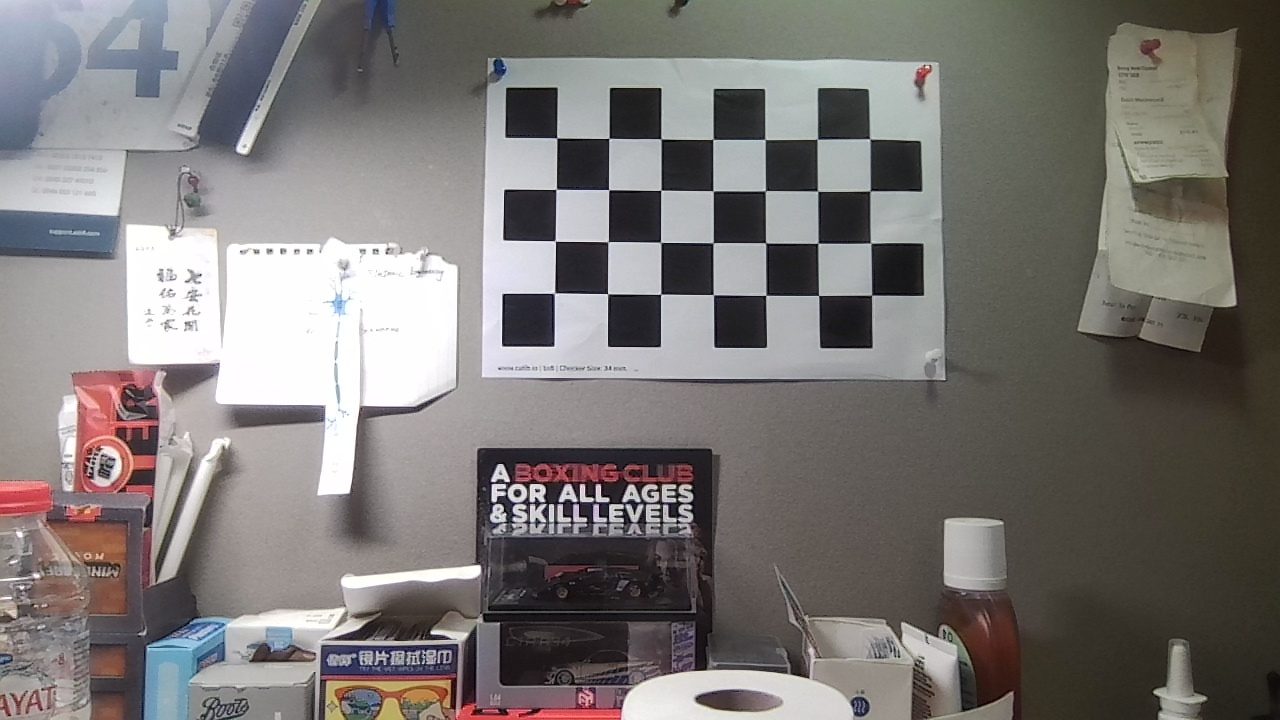
#> input picture calibration_images/calibration_image_00.jpg, 1280 x 720 px, given in place of the camera
$ python minimal_example.py
#> lines starting #> are read from the running program, lines starting #| are printed output that depends on the picture; after the words box and inside, x2 and y2 are one past the last pixel; in counts of white or black regions, pixels touching at a corner belong together
"""
Minimal Color Segmentation Example
The simplest possible implementation - just the core concept!
"""

import cv2
import numpy as np

# [8 lines of commented-out code are left out]
cap = cv2.VideoCapture(0)
ret, frame = cap.read()
#> frame is the input picture: shape (720, 1280, 3); mean B, G, R 116.9, 119, 122.8
############for pi_camera : ###############
# frame = picam2.capture_array()
# ret = True
###########################################

# Convert to HSV and pick a color at position (300, 300)
hsv = cv2.cvtColor(frame, cv2.COLOR_BGR2HSV)
#> hsv: shape (720, 1280, 3); mean H, S, V 61.5, 32.5, 125.9
h, s, v = hsv[300, 300]  # Pick color at this position
#> h = 0; s = 0; v = 254

# Create color range (±10 hue, ±60 saturation/value)
# Use max/min to cap values within valid HSV range
lower = np.array([max(0, int(h)-10), max(0, int(s)-60), max(0, int(v)-60)], dtype=np.uint8)
#> lower = [0, 0, 194]
upper = np.array([min(179, int(h)+10), min(255, int(s)+60), min(255, int(v)+60)], dtype=np.uint8)
#> upper = [10, 60, 255]

print(f"Selected HSV: H={h}, S={s}, V={v}")
#| Selected HSV: H=0, S=0, V=254
print(f"Range: {lower} to {upper}")
#| Range: [  0   0 194] to [ 10  60 255]

# Process video
# cap.set(cv2.CAP_PROP_POS_FRAMES, 0)  # Restart from beginning (Not needed for webcam)

while True:
    ret, frame = cap.read()
    ############for pi_camera : ###############
    # frame = picam2.capture_array()
    # ret = True
    ###########################################
    if not ret:
        break

    # Convert to HSV and create mask
    hsv = cv2.cvtColor(frame, cv2.COLOR_BGR2HSV)
    mask = cv2.inRange(hsv, lower, upper)
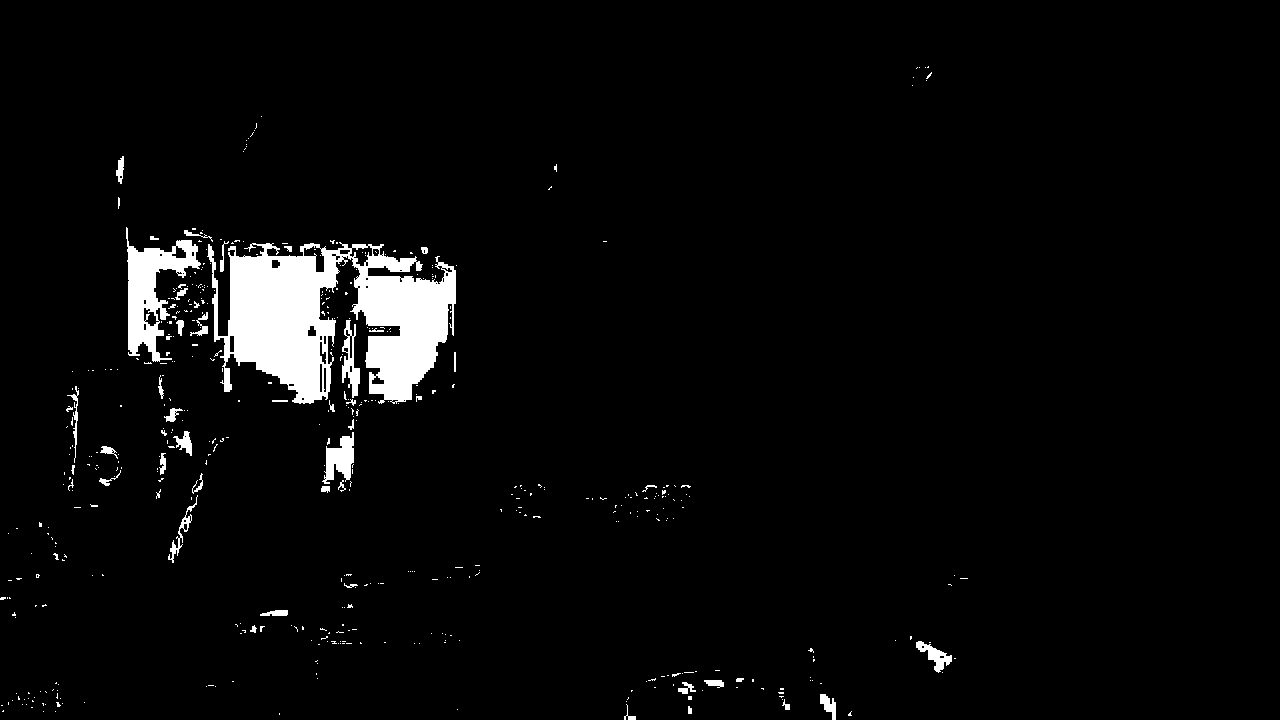
#> mask: shape (720, 1280); 3.7% white; 489 white regions (437 under 20 px), largest, box (x1, y1, x2, y2) and area: (207, 242, 456, 404) 23235, (126, 227, 201, 362) 3994, (322, 432, 354, 484) 936

    # Apply mask (keep color, black out rest)
    result = cv2.bitwise_and(frame, frame, mask=mask)

    # Display side-by-side
    cv2.imshow('Original | Segmented', np.hstack((frame, result)))
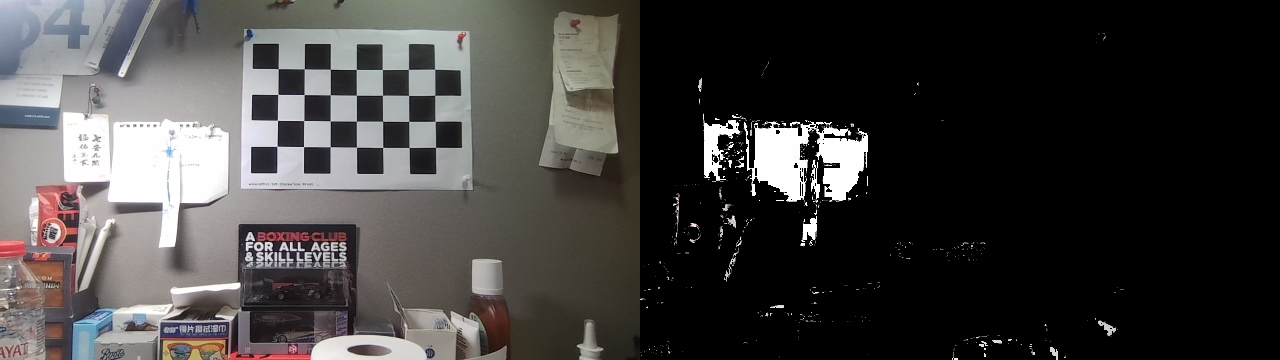
#> window 'Original | Segmented': shape (720, 2560, 3) (shown at 1/2 size); mean B, G, R 63, 64.1, 66

    if cv2.waitKey(30) & 0xFF == ord('q'):
#> (key q is pressed here)
        break

cap.release()
cv2.destroyAllWindows()

$ run again, on calibration_images/calibration_image_01.jpg
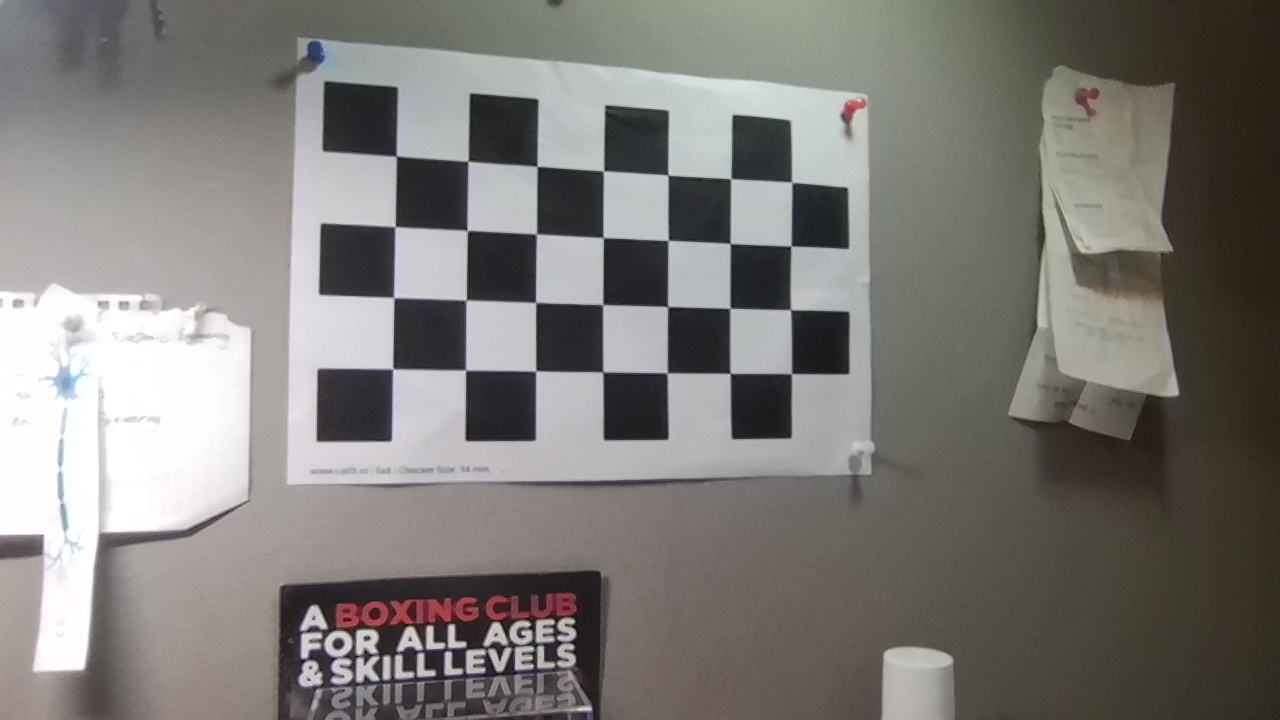
#> input picture calibration_images/calibration_image_01.jpg, 1280 x 720 px, given in place of the camera
#> frame is the input picture: shape (720, 1280, 3); mean B, G, R 119.8, 123.2, 125.9
#> hsv: shape (720, 1280, 3); mean H, S, V 56.3, 27.8, 127.7
#> h = 133; s = 8; v = 227
#> lower = [123, 0, 167]
#> upper = [143, 68, 255]
#| Selected HSV: H=133, S=8, V=227
#| Range: [123   0 167] to [143  68 255]
#> `mask = cv2.inRange(hsv, lower, upper)`:
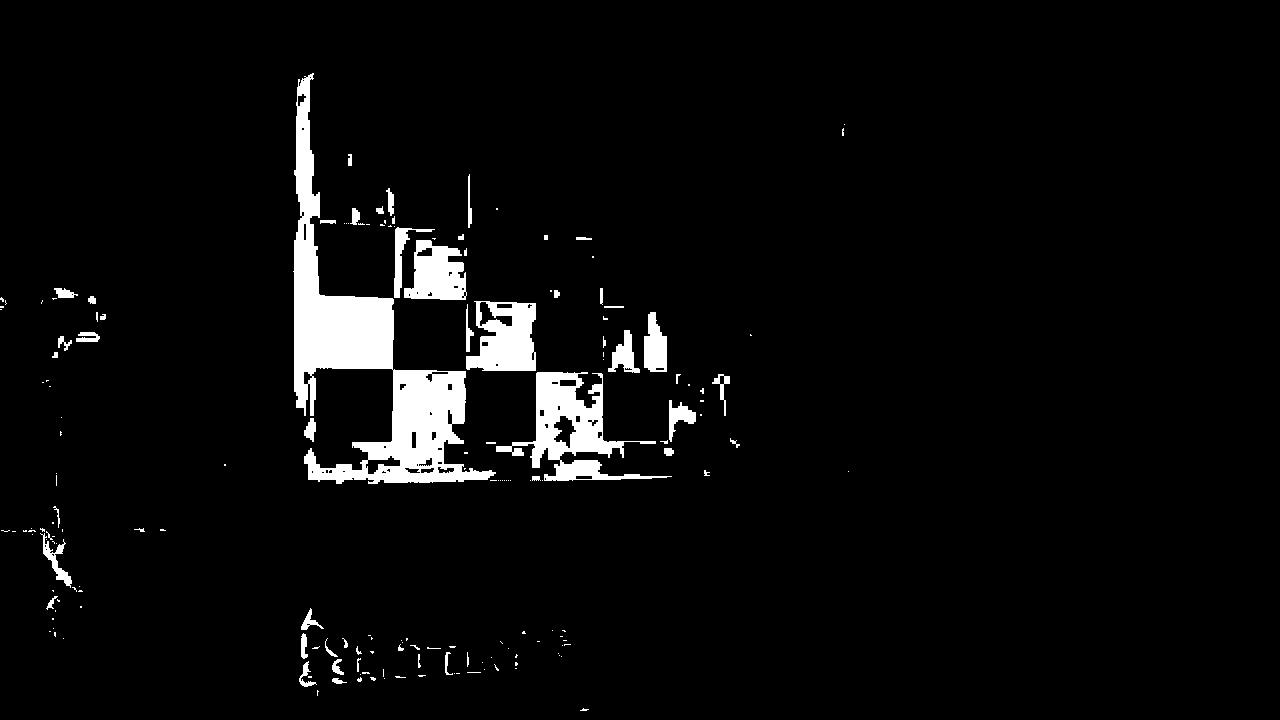
#> mask: shape (720, 1280); 4.3% white; 178 white regions (123 under 20 px), largest, box (x1, y1, x2, y2) and area: (293, 73, 496, 484) 20800, (496, 372, 672, 481) 6159, (466, 301, 536, 371) 3488
#> `cv2.imshow('Original | Segmented', np.hstack((frame, result)))`:
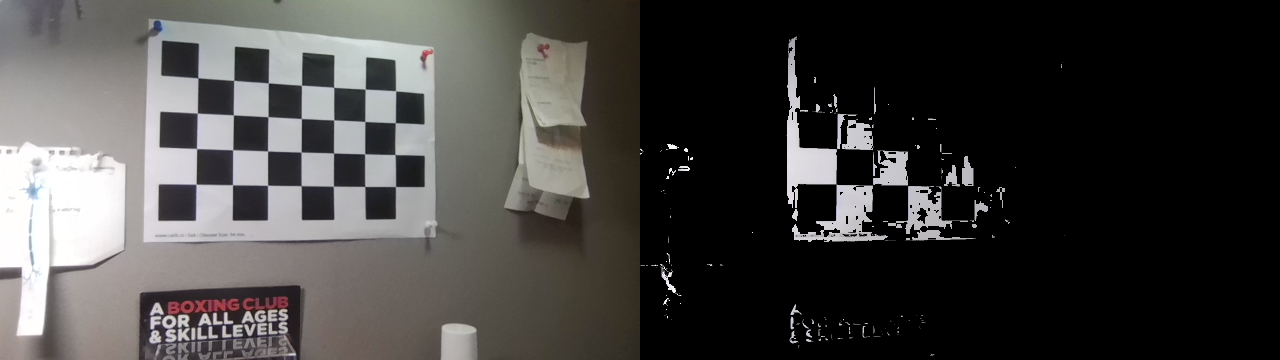
#> window 'Original | Segmented': shape (720, 2560, 3) (shown at 1/2 size); mean B, G, R 64.4, 66, 67.3

$ run again, on calibration_images/calibration_image_02.jpg
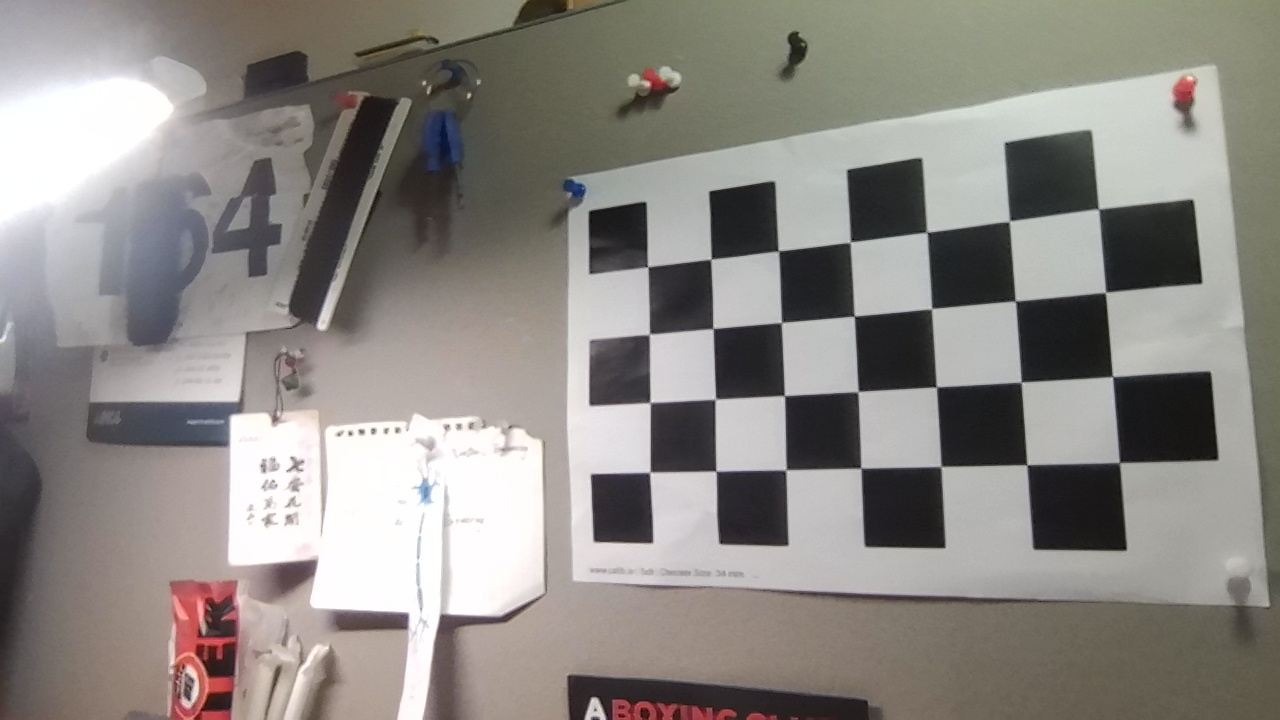
#> input picture calibration_images/calibration_image_02.jpg, 1280 x 720 px, given in place of the camera
#> frame is the input picture: shape (720, 1280, 3); mean B, G, R 132.4, 136.9, 140.8
#> hsv: shape (720, 1280, 3); mean H, S, V 55.7, 24.1, 142.4
#> h = 6; s = 23; v = 56
#> lower = [0, 0, 0]
#> upper = [16, 83, 116]
#| Selected HSV: H=6, S=23, V=56
#| Range: [0 0 0] to [ 16  83 116]
#> `mask = cv2.inRange(hsv, lower, upper)`:
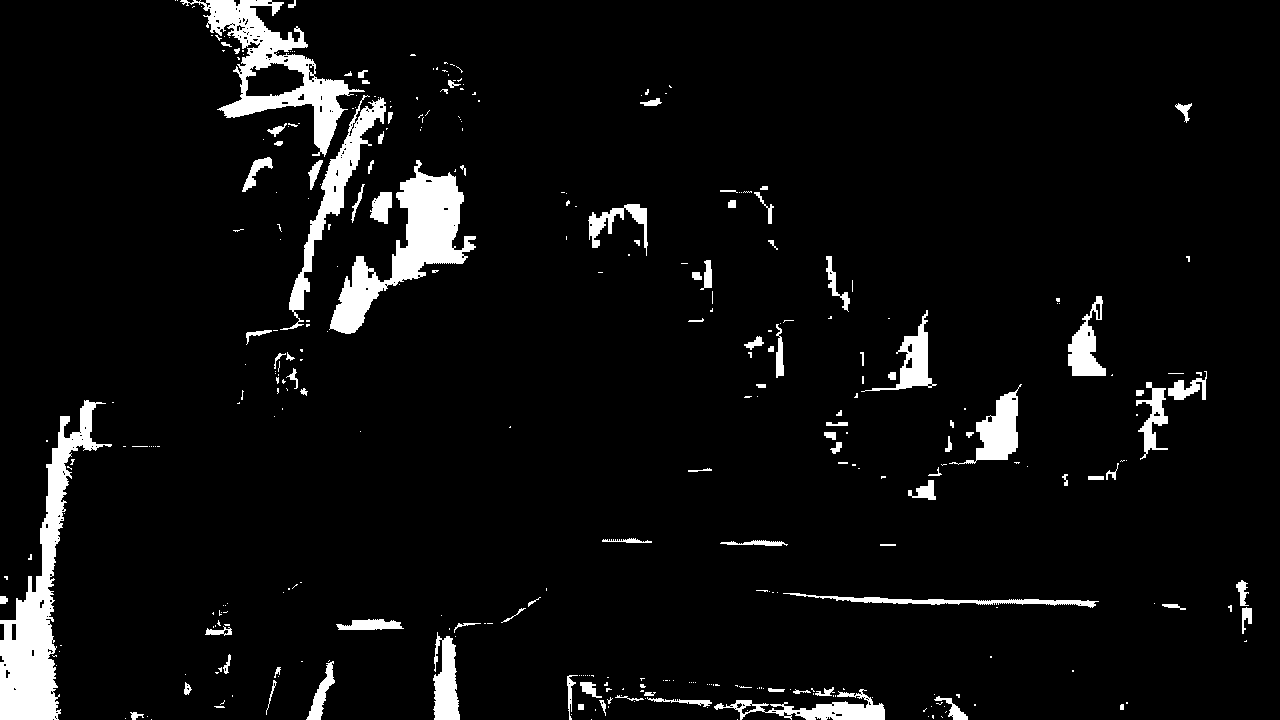
#> mask: shape (720, 1280); 5.5% white; 354 white regions (256 under 20 px), largest, box (x1, y1, x2, y2) and area: (0, 400, 112, 720) 9751, (329, 160, 476, 334) 7929, (180, 0, 365, 157) 7321
#> `cv2.imshow('Original | Segmented', np.hstack((frame, result)))`:
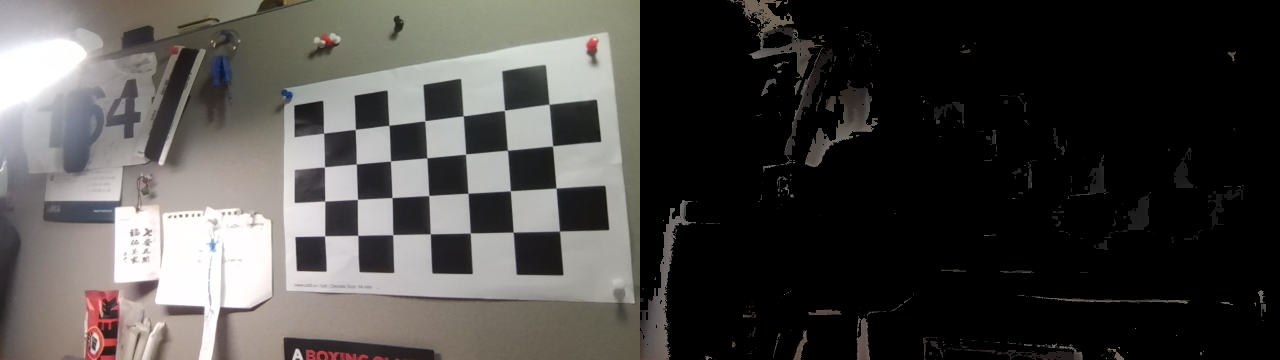
#> window 'Original | Segmented': shape (720, 2560, 3) (shown at 1/2 size); mean B, G, R 68, 70.3, 72.5

$ run again, on calibration_images/calibration_image_03.jpg
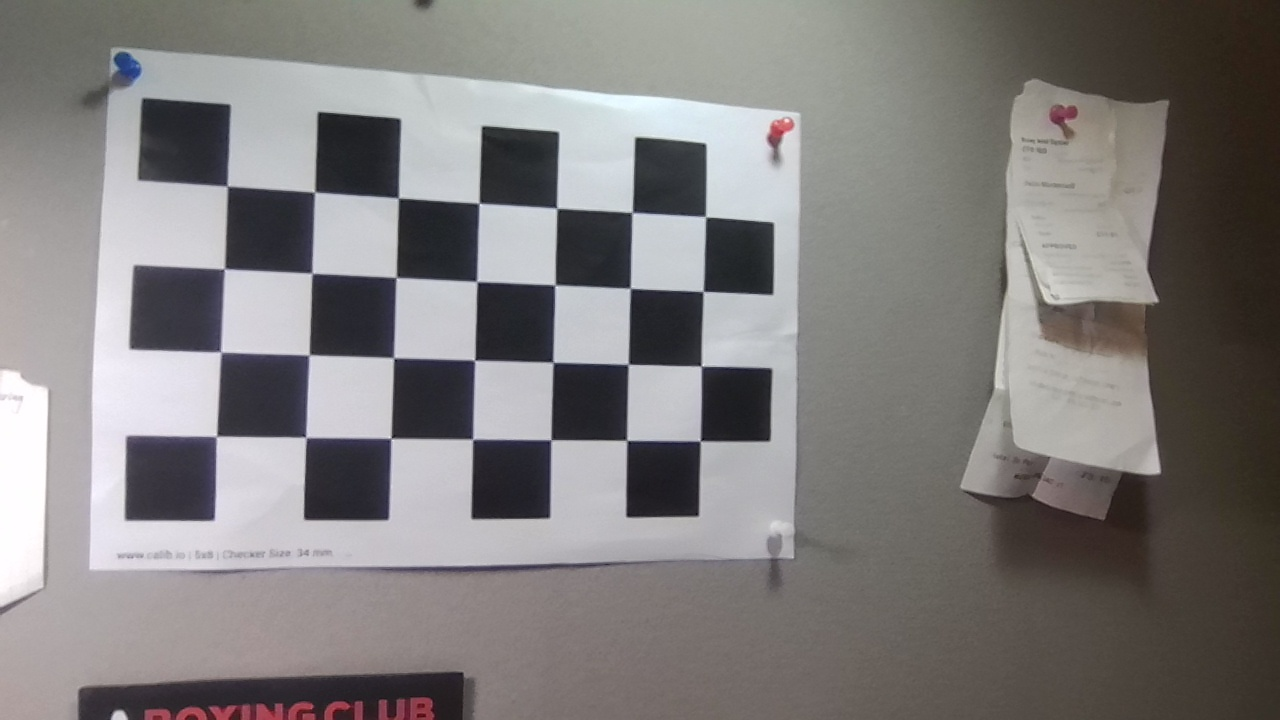
#> input picture calibration_images/calibration_image_03.jpg, 1280 x 720 px, given in place of the camera
#> frame is the input picture: shape (720, 1280, 3); mean B, G, R 124.5, 125.2, 128.2
#> hsv: shape (720, 1280, 3); mean H, S, V 65.9, 27.4, 131.1
#> h = 120; s = 2; v = 208
#> lower = [110, 0, 148]
#> upper = [130, 62, 255]
#| Selected HSV: H=120, S=2, V=208
#| Range: [110   0 148] to [130  62 255]
#> `mask = cv2.inRange(hsv, lower, upper)`:
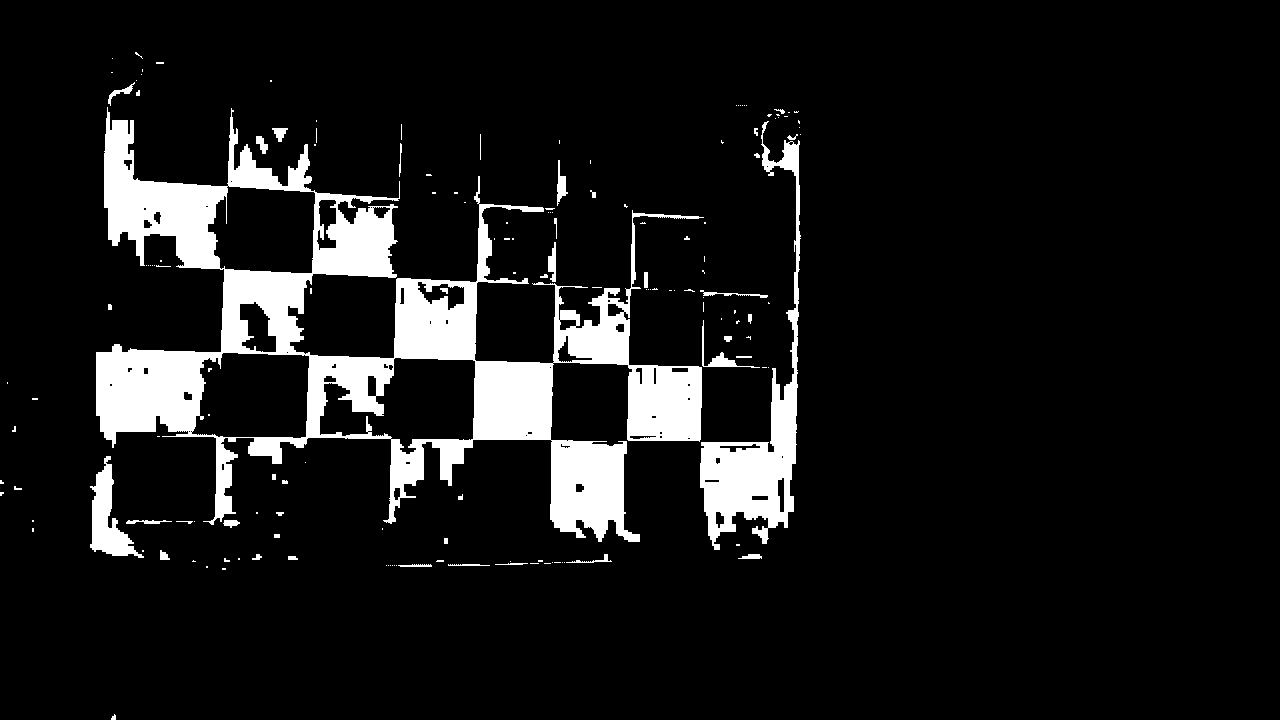
#> mask: shape (720, 1280); 9.2% white; 156 white regions (111 under 20 px), largest, box (x1, y1, x2, y2) and area: (96, 107, 704, 542) 69158, (700, 121, 801, 550) 10337, (90, 456, 144, 558) 2136
#> `cv2.imshow('Original | Segmented', np.hstack((frame, result)))`:
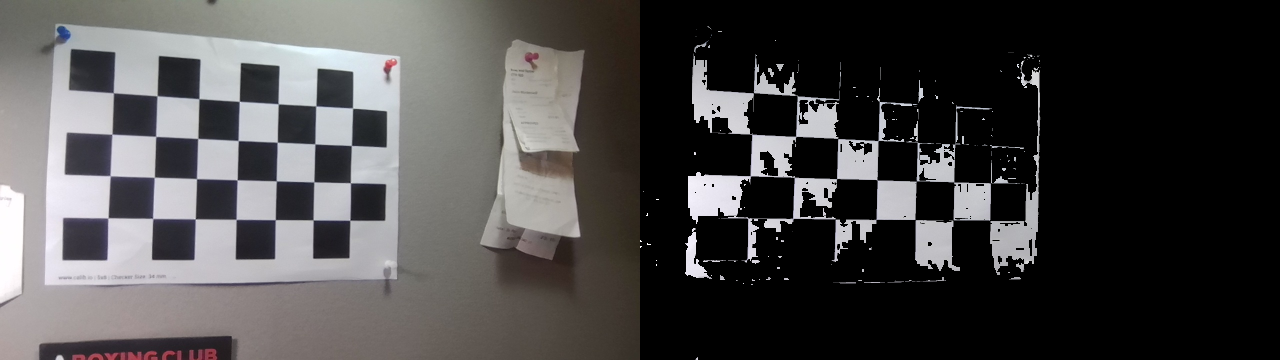
#> window 'Original | Segmented': shape (720, 2560, 3) (shown at 1/2 size); mean B, G, R 71.8, 71.8, 73.3
